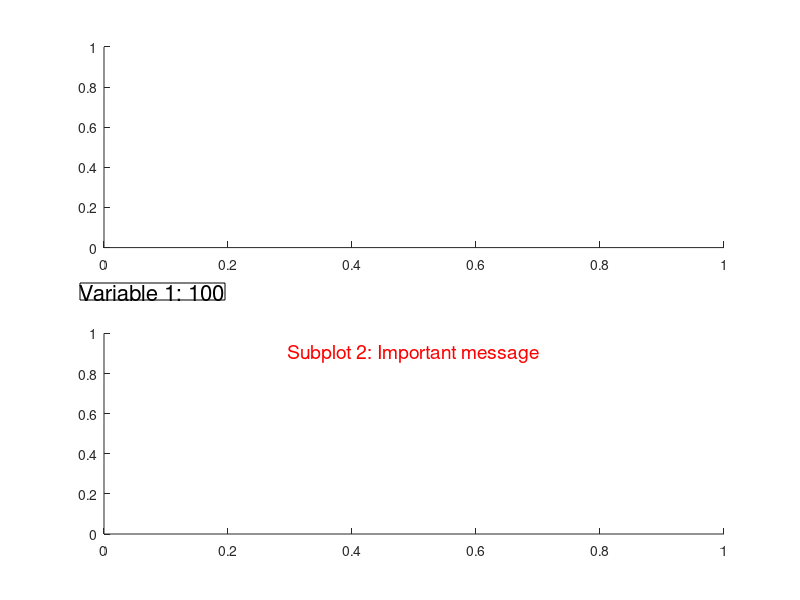

Source code (MATLAB):
%% plottext — scratch script demonstrating MATLAB text annotation in subplots
%
%   NOT part of the ECO-AND simulation pipeline.
%   Kept as a reference snippet for adding text boxes and labels to figures.
%   Two approaches are shown:
%     subplot 1 — annotation() places a textbox using normalised figure coords
%     subplot 2 — text() places a string using normalised axes coords

variable1 = 12.5;
variable2 = 'Important message';
variable3 = 100;

subplot(2, 1, 1)
% annotation() coords are [left bottom width height] in normalised figure units (0–1).
annotation('textbox', [0.1 0.5 0.5 0.2], ...
    'String', sprintf('Variable 1: %.1d', variable3), ...
    'FontSize', 16, 'BackgroundColor', 'w');

subplot(2, 1, 2)
% text() coords are in normalised axes units when using 'Units','normalized'.
text(0.5, 0.9, sprintf('Subplot 2: %s', variable2), ...
    'HorizontalAlignment', 'center', ...
    'VerticalAlignment',   'middle', ...
    'FontSize', 14, 'Color', 'r');
